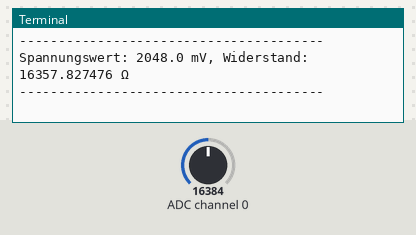
Bench run of a program on a simulated Raspberry Pi (BCM pin numbers). Parts: the last lines printed to the terminal. The inputs (shaded band) are chosen by the test bench; at power-on: ADC channel 0 = 16384 (analog values on the 0–32767 scale).

Above: at 1.2 s.
1.3 s: ADC channel 0 set to 22936
At 1.64 s:
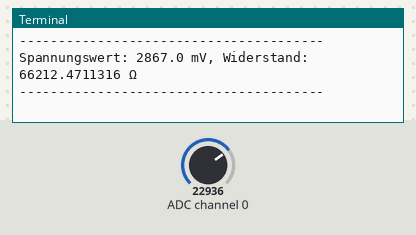
2.8 s: ADC channel 0 set to 28834
At 3.11 s:
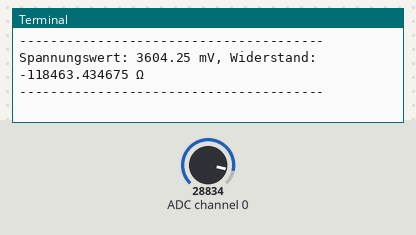
Timing chart, 0 to 5.8 s (numbered marks = the images above; inputs shaded):
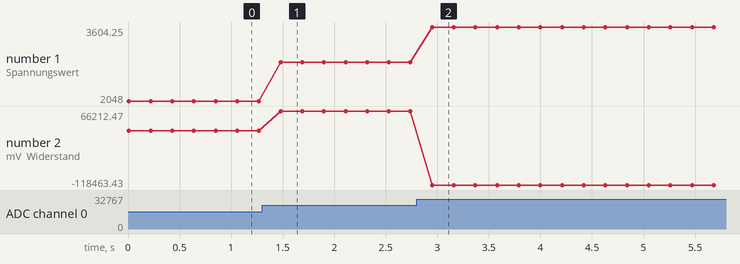

The program:

RPi_Single_Analog_Sensor.py
```python
# coding=utf-8
#!/usr/bin/python


#############################################################################################################
### Copyright by Joy-IT
### Published under Creative Commons Attribution-NonCommercial-ShareAlike 3.0 Unported License
### Commercial use only after permission is requested and granted
###
### Single Analog Sensor - Raspberry Pi Python Code Example
###
#############################################################################################################


# Dieser Code nutzt die ADS1115 und die I2C Python Library fuer den Raspberry Pi
# Diese ist unter folgendem Link unter der BSD Lizenz veroeffentlicht
# [https://github.com/adafruit/Adafruit-Raspberry-Pi-Python-Code]
from Adafruit_ADS1x15 import ADS1x15
from time import sleep

# Weitere benoetigte Module werden importiert und eingerichtet
import time, signal, sys, os, math
import RPi.GPIO as GPIO
GPIO.setmode(GPIO.BCM)
GPIO.setwarnings(False)

# Benutzte Variablen werden initialisiert
delayTime = 0.2
voltageMax = 3300 # maximal möglicher Spannungswert am ADC

# Adresszuweisung ADS1x15 ADC

ADS1015 = 0x00  # 12-bit ADC
ADS1115 = 0x01  # 16-bit

# Verstaerkung (Gain) wird ausgewaehlt
gain = 4096  # +/- 4.096V
# gain = 2048  # +/- 2.048V
# gain = 1024  # +/- 1.024V
# gain = 512   # +/- 0.512V
# gain = 256   # +/- 0.256V

# Abtasterate des ADC (SampleRate) wird ausgewaehlt
# sps = 8    # 8 Samples pro Sekunde
# sps = 16   # 16 Samples pro Sekunde
# sps = 32   # 32 Samples pro Sekunde
# sps = 64   # 64 Samples pro Sekunde
# sps = 128  # 128 Samples pro Sekunde
sps = 250  # 250 Samples pro Sekunde
# sps = 475  # 475 Samples pro Sekunde
# sps = 860  # 860 Samples pro Sekunde

# ADC-Channel (1-4) wird ausgewaehlt
adc_channel = 0    # Channel 0
# adc_channel = 1    # Channel 1
# adc_channel = 2    # Channel 2
# adc_channel = 3    # Channel 3

# Hier wird der ADC initialisiert - beim KY-053 verwendeten ADC handelt es sich um einen ADS1115 Chipsatz
adc = ADS1x15(ic=ADS1115)

#############################################################################################################

# ########
# Hauptprogrammschleife
# ########
# Das Programm misst mit Hilfe des ADS1115 ADC den aktuellen Spannungswert am ADC, berechnet aus diesem
# und den bekannten Widerstandswert des Serien-Vorwiderstands den aktuellen Widerstandwert des Sensors
# und gibt diese in der Konsole aus.

try:
        while True:
                #Aktueller Wert wird aufgenommen,...
                voltage = adc.readADCSingleEnded(adc_channel, gain, sps)

                # ... der Widerstand wird berechnet...
                resitance = 10000 * voltage/(voltageMax - voltage)

                # ... und beides hier in die Konsole ausgegeben
                print "Spannungswert:", voltage,"mV, Widerstand:", resitance,"Ω"
                print "---------------------------------------"

                # Delay
                time.sleep(delayTime)


except KeyboardInterrupt:
        GPIO.cleanup()
```

Measured:
- after the input at 1.3 s, the terminal: prints a new line after 0.18 s (image 1)
- after the input at 2.8 s, the terminal: prints a new line after 0.15 s (image 2)
- plotted number 1: 2048 → 2867 after the input at 1.3 s, 2867 → 3604.25 after the input at 2.8 s
- plotted number 2: 16357.83 → 66212.47 after the input at 1.3 s, 66212.47 → -118463.43 after the input at 2.8 s
